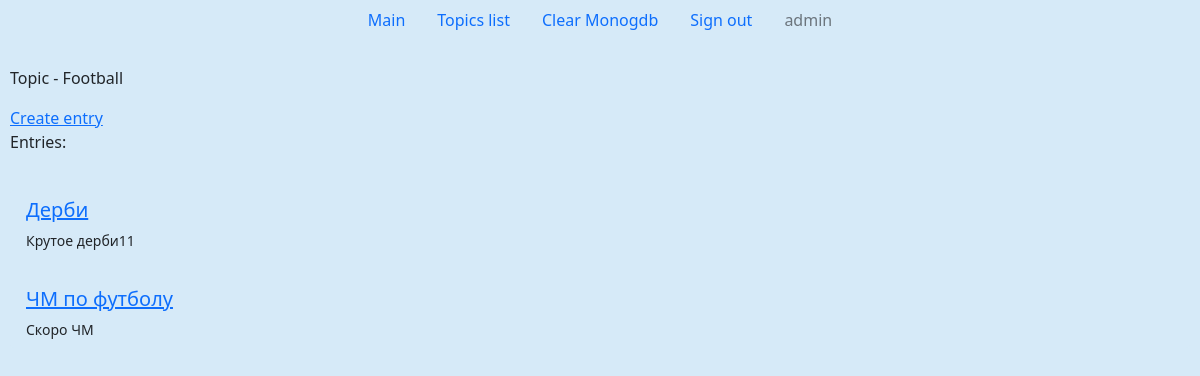
Before: /entries/xxx1 (signed in) with the older database file.
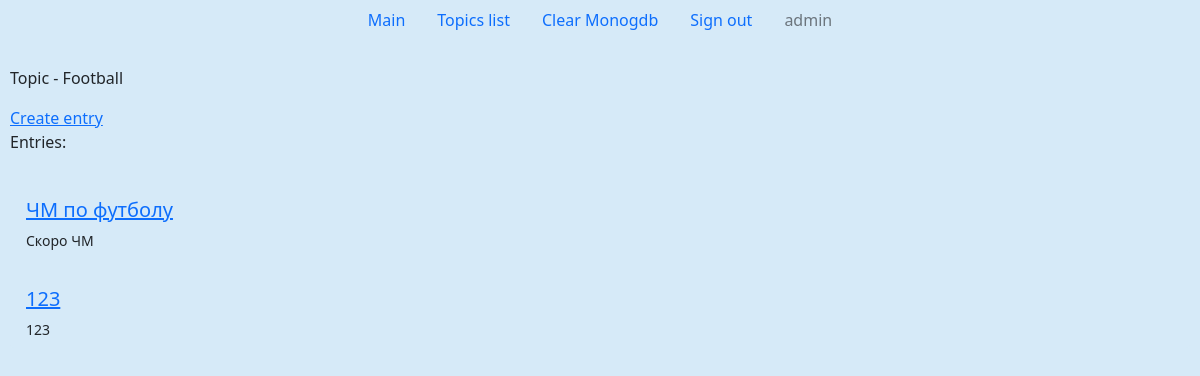
After: the same page with the newer database file.
### social_networks/models.py (models this page shows, shortened)
class Topic(models.Model):
    name = models.CharField(max_length=200)

class Entry(models.Model):
    class Meta:
        verbose_name_plural = "Entries"
    topic = models.ForeignKey(Topic, on_delete=models.CASCADE)
    title = models.CharField(max_length=200)
    text = models.TextField()
    author = models.ForeignKey(User, on_delete=models.CASCADE, default=None)

### social_networks/views.py (the view)
# urls.py: path('entries/xxx<int:topic_id>', views.entries_list, name="entries_list"),
@login_required
def entries_list(request, topic_id):
    return render_page_with_entries_for_current_topic(request, topic_id)

### social_networks/services/services.py (called while the page is built)
def render_page_with_entries_for_current_topic(request, topic_id):
    topic = Topic.objects.get(id=topic_id)
    entries = topic.entry_set.all()
    content = {'topic': topic, 'entries': entries}
    return render(request, 'social_networks/entries.html', content)

### social_networks/templates/social_networks/entries.html (shortened to what this page needs)
{% extends 'social_networks/base.html' %}
            {% block content %}
                <p>Topic - {{ topic.name }}</p>
                <div>
                    <a href="{% url 'social_networks:create_entry' topic.id %}">Create entry</a>
                </div>
                <p>Entries:</p>
                <ul class="list-group">
                    {% for entry in entries %}
                    <li class="list-group-item list-margin entries-list list-item-background">
                        <h3>
                            <a href="{% url 'social_networks:entry_page' topic.id entry.id %}">{{ entry.title }}</a>
                        </h3>
                        <p>{{ entry.text }}</p>
                    </li>
                    {% endfor %}
                </ul>
            {% endblock content %}

### social_networks/templates/social_networks/base.html (shortened to what this page needs)
{% load static %}
<!DOCTYPE html>
<html>
    <head>
        <link href="https://cdn.jsdelivr.net/npm/bootstrap@5.0.2/dist/css/bootstrap.min.css" rel="stylesheet">
        <link rel="stylesheet" href="{% static 'css/style.css' %}" type="text/css">
    </head>
    <body>
        <header>
            <nav>
                <ul class='nav justify-content-center'>
                    <li class="nav-item">
                        <a class="nav-link active" href="{% url 'social_networks:index' %}">Main</a>
                    </li>
                    <li class="nav-item">
                        <a class="nav-link" href="{% url 'social_networks:topics_list' %}">Topics list</a>
                    </li>
                    <li class="nav-item">
                        <a class="nav-link" href="{% url 'comments:delete_all_comments_from_mongodb' %}" aria-disabled="true">Clear Monogdb</a>
                    </li>
                    {% if user.is_authenticated %}
                        <li class="nav-item">
                            <a class="nav-link" href="{% url 'users:sign_out' %}">Sign out</a>
                        </li>
                        <li class="nav-item">
                            <p class="nav-link disabled">{{ user.username }}</p>
                        </li>
                    {% endif %}
                </ul>
            </nav>
        </header>
        <main>
            <div class="all-contant-margin">
                {% block content %}{% endblock content %}
            </div>
        </main>
    </body>
</html>

### static/css/style.css (style rules this page uses)
body { background: #d6eaf8; }
.all-contant-margin { margin: 10px; }
.list-margin { margin-top: 20px; }
.entries-list h3 { font-size: 20px; margin-top: 0px; }
.entries-list p { font-size: 14px; margin-bottom: 0px; }
.list-item-background { background: #d6eaf8; border: none; }

Changed rows visible on the page:
removed Entry: title "Дерби", text "Крутое дерби11"
added Entry: title "123", text "123"
